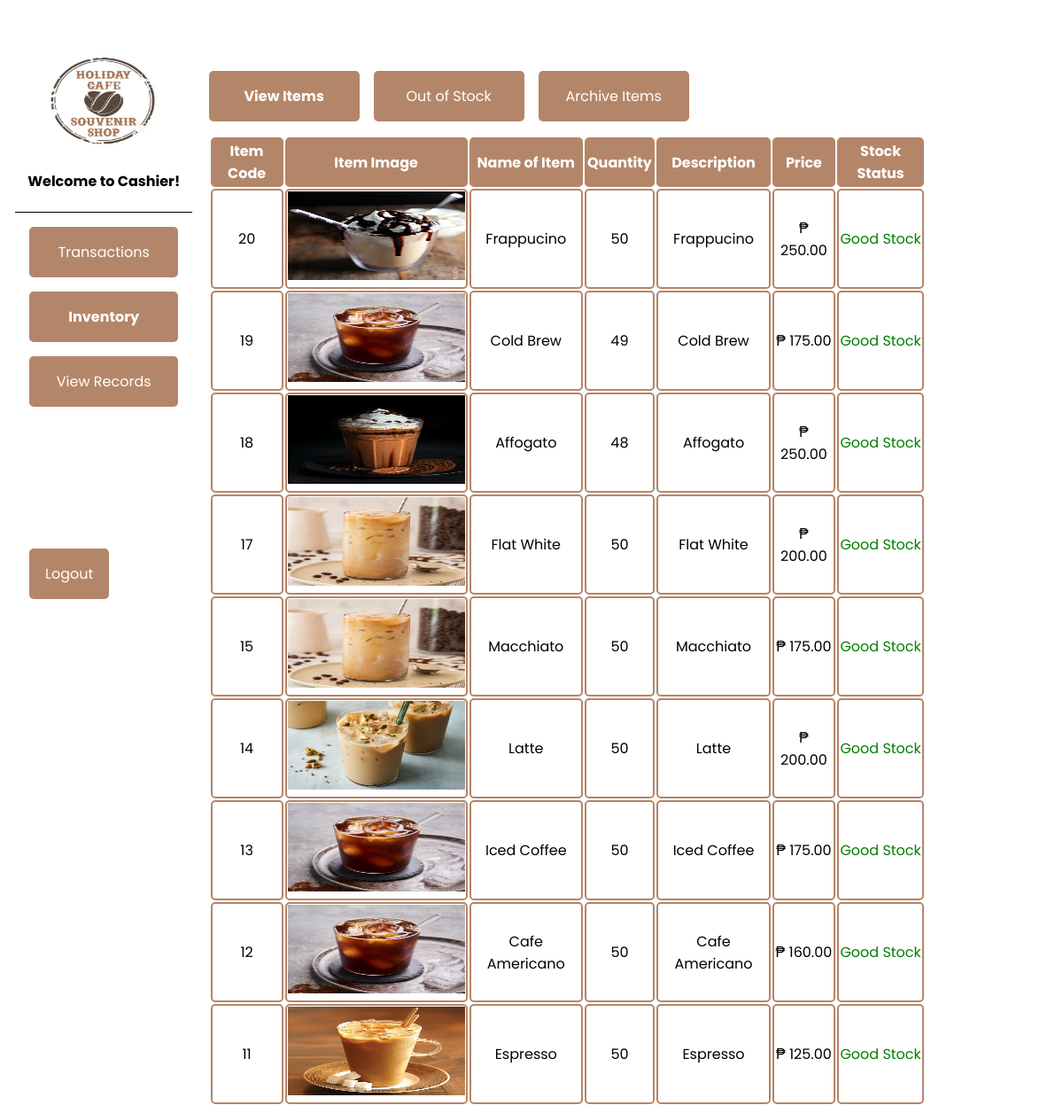
The page /inventory/inventory.php on the database its author committed.
### tables this page shows
CREATE TABLE `tbl_inventory` (
  `item_id` int(10) NOT NULL,
  `item_name` varchar(255) NOT NULL,
  `quantity` int(11) NOT NULL,
  `price` int(11) NOT NULL,
  `image` varchar(255) NOT NULL,
  `description` varchar(255) NOT NULL,
  `status` varchar(50) NOT NULL
);

### inventory/inventory.php (the view, shortened to what this page needs)
<?php
include "../dbcon.php";
$statement = $pdo->prepare('SELECT * FROM tbl_inventory where quantity != 0 and status = "active" order by item_id desc');
$statement->execute();
$row = $statement->fetchAll(PDO::FETCH_ASSOC);
?>
<!DOCTYPE html>
<html lang="en">
  <head>
    <link rel="stylesheet" href="../css/index.css" />
  </head>
  <body>
    <div class="admin-main">
      <div class="admin-image">
        <img
          src="../images/logo_cafe.png"
          alt="admin logo"
          width="120"
          height="100"
        />
        <?php if ($_SESSION["Roles"] == 'admin'): ?>
          <h4>Holiday Cofe and Souvenir Shop</h4>
        <?php else: ?>
          <h4>Welcome to Cashier!</h4>
        <?php endif;?>
      </div>
      <ul>
        <li><a href="../order/order.php">Transactions</a></li>
        <li class="disabled" ><a href="inventory.php">Inventory</a></li>
        <li><a href="../view_orders/viewitem.php">View Records</a></li>
        <li class="logout"><a href="../logout.php">Logout</a></li>
      </ul>
    </div>
    <div class="admin-contents">
      <div class="navbar">
        <li class="disabled"><a href="">View Items</a></li>
        <li><a href="out_stock.php">Out of Stock</a></li>
        <li><a href="archive_items.php">Archive Items</a></li>
      </div>
      <div class="admin-tables">
        <table class="inventory">
        <tr>
            <th>Item Code</th>
            <th>Item Image</th>
            <th>Name of Item</th>
            <th>Quantity</th>
            <th>Description</th>
            <th>Price</th>
            <th>Stock Status</th>
        </tr>
          <?php foreach ($row as $i => $item):?>
        <tr>
			<td><?php echo $item['item_id']; ?></td>
			<td>
        <img src="<?php echo $item['image']; ?>"  width="200" height="100">
      </td>
			<td><?php echo $item['item_name']; ?></td>
      <td><?php echo $item['quantity']; ?></td>
			<td><?php echo $item['description']; ?></td>
			<td>₱ <?php echo number_format($item['price'],  2, '.', ','); ?></td>
          <?php if ($item['quantity'] <= 3): ?>
        <td style="color:orange;">Critical on Stock</td>
          <?php else: ?>
        <td  style="color:green;">Good Stock</td>
          <?php endif;?>
      </tr>
        <?php endforeach;?>
        </table>
      </div>
    </div>
  </body>
</html>

### css/index.css (style rules this page uses)
* { box-sizing: border-box; }
body { box-sizing: border-box; margin: 0.5rem; margin-top: 4rem; font-family: 'Poppins', sans-serif; display: flex; justify-content: space-around; }
.disabled { pointer-events:none; opacity: 1; font-weight: bold; }
.admin-main ul { list-style-type: none; margin: 0; padding: 0; width: 200px; }
.admin-main li a { display: block; color: white; text-decoration: none; }
.admin-main li { text-align: center; margin: 1rem; border-radius: 5px; background-color: rgb(180, 134, 105); }
.admin-main .admin-image { width: 200px; text-align: center; border-bottom: 1px solid black; }
.admin-main .logout { margin-top: 10rem; width: 90px; }
.admin-contents { width: 80%; }
.admin-contents li a { display: block; color: white; text-decoration: none; }
.admin-contents li { width: 170px; list-style-type: none; text-align: center; margin: 1rem 1rem 1rem 0; border-radius: 5px; background-color: rgb(180, 134, 105); }
.admin-contents .navbar { display: flex; justify-content: flex-start; }
.admin-tables { width: 90%; }
.inventory { width: 95%; text-align: center; }
.inventory th, td { border-collapse: separate; border: 2px solid rgb(180, 134, 105); border-radius: 5px; text-align: center; }
.inventory th { background-color: rgb(180, 134, 105); color: white; }
ul li, .navbar li { padding: 1rem; }

### rows shown on the page
tbl_inventory: item_id "20", image (picture), item_name "Frappucino", quantity "50", description "Frappucino", price "250.00", shows "Good Stock"
tbl_inventory: item_id "19", image (picture), item_name "Cold Brew", quantity "49", description "Cold Brew", price "175.00", shows "Good Stock"
tbl_inventory: item_id "18", image (picture), item_name "Affogato", quantity "48", description "Affogato", price "250.00", shows "Good Stock"
tbl_inventory: item_id "17", image (picture), item_name "Flat White", quantity "50", description "Flat White", price "200.00", shows "Good Stock"
tbl_inventory: item_id "15", image (picture), item_name "Macchiato", quantity "50", description "Macchiato", price "175.00", shows "Good Stock"
tbl_inventory: item_id "14", image (picture), item_name "Latte", quantity "50", description "Latte", price "200.00", shows "Good Stock"
tbl_inventory: item_id "13", image (picture), item_name "Iced Coffee", quantity "50", description "Iced Coffee", price "175.00", shows "Good Stock"
tbl_inventory: item_id "12", image (picture), item_name "Cafe Americano", quantity "50", description "Cafe Americano", price "160.00", shows "Good Stock"
tbl_inventory: item_id "11", image (picture), item_name "Espresso", quantity "50", description "Espresso", price "125.00", shows "Good Stock"
